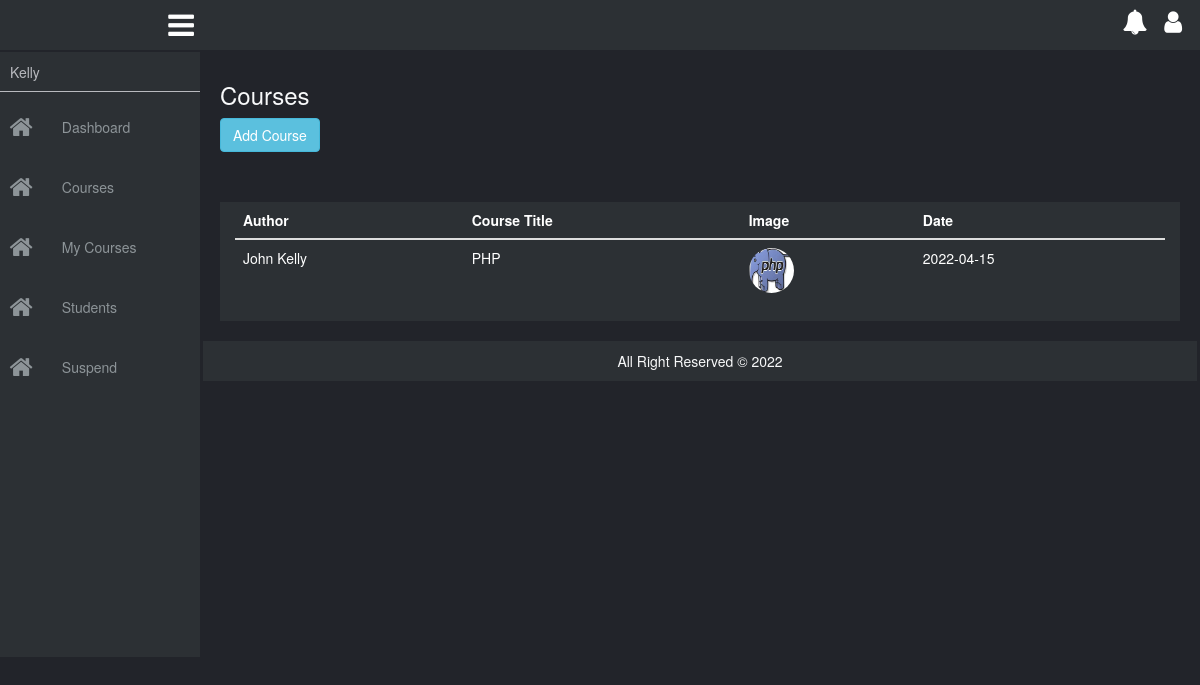
The app's page /course_admin (signed in) with its own data.
### tables this page shows
CREATE TABLE `meals` (
  `id` int(11) NOT NULL,
  `userId` varchar(10) NOT NULL,
  `mealId` varchar(10) NOT NULL,
  `mealName` varchar(30) NOT NULL,
  `image` varchar(255) NOT NULL,
  `date` date NOT NULL
);

CREATE TABLE `users` (
  `id` int(11) NOT NULL,
  `fn` varchar(30) NOT NULL,
  `ln` varchar(30) NOT NULL,
  `email` varchar(50) NOT NULL,
  `pn` varchar(20) NOT NULL,
  `password` varchar(50) NOT NULL,
  `ms` varchar(20) NOT NULL,
  `date` date NOT NULL,
  `level` varchar(7) NOT NULL,
  `sex` varchar(7) NOT NULL,
  `picture` text NOT NULL,
  `last_login` date NOT NULL,
  `status` varchar(10) NOT NULL
);

### config/dblink.php (called while the page is built, shortened)
<?php
class DB{
private $connect = NULL;
public function __construct()
  {
$servername = "localhost";
$username = "root";
$password = "";
$dbname = "elearn2";
  $this->connect = "";
  try{
  $this->connect = new PDO("mysql:host=$servername;dbname=$dbname", $username, $password);
  $this->connect->setAttribute(PDO::ATTR_ERRMODE, PDO::ERRMODE_EXCEPTION);
  $this->connect->exec("SET CHARACTER SET utf8");
    }
  catch(PDOException $e) {
  echo 'Error: ' . $e->getMessage();
        }
  }
 public function tbl_select($tblquery,$tblvalue = array())
 {
 try{
  $stmt = $this->connect->prepare($tblquery);
  $stmt->execute($tblvalue);
  $results = $stmt->fetchAll(PDO::FETCH_ASSOC);
  return $results;
} catch(PDOException $e) {
    echo 'Error: ' . $e->getMessage();
  }
 }
  }
?>

### page/course_admin.php (the view, shortened to what this page needs)
<div class="main-body">
    <h3 class="title">Courses</h3>
    <a class="btn btn-info" onclick="popupBitcoinCashWithdrawal()">Add Course</a>
    <div class="row no-p notification">
        <div class="col-xs-12">
            <table class="table">
                <thead>
                    <tr>
                        <th>Author</th>
                        <th>Course Title</th>
                        <th>Image</th>
                        <th>Date</th>
                    </tr>
                </thead>
                <tbody>
                    <tr>
                        <?php
                            $tblquery = "SELECT users.fn, users.ln, meals.mealName, meals.image, meals.date FROM users INNER JOIN meals ON users.id = meals.userId ORDER BY meals.mealName";
                            $tblvalue = array();
                            $select = $collect->tbl_select($tblquery, $tblvalue);
                            foreach($select as $data){
                                extract($data);
                                ?>
                                <?php
                                    echo "
                                        <tr>
                                            <td>$ln $fn</td>
                                            <td>$mealName</td>
                                            <td><img src='./upload/$image' width='45px' height='45px' title='Meal Image' style='border-radius:50%;'></td>
                                            <td>$date</td>
                                        </tr>
                                    ";
                            }
                        ?>
                    </tr>
                </tbody>
            </table>
        </div>
    </div>
</div>

### css/style.css (style rules this page uses)
body { background: #22242a; box-sizing: border-box; margin: 0; padding: 0; }
.container, .container-fluid, .no-p, .row { margin: 0; padding: 0; }
table tr th, table tr td { color:#ffffff; }
.main-body { margin: 20px; margin-top: 30px; padding: 0px; }
.main-body .title { color:#F8F9FA; }
.notification { background: #2C3034; height: auto; margin-top: 50px; }

### records on screen
meals: userId.ln "John", userId.fn "Kelly", mealName "PHP", image (picture), date "2022-04-15"

### other values on screen
$_SESSION['fn'] "Kelly"
